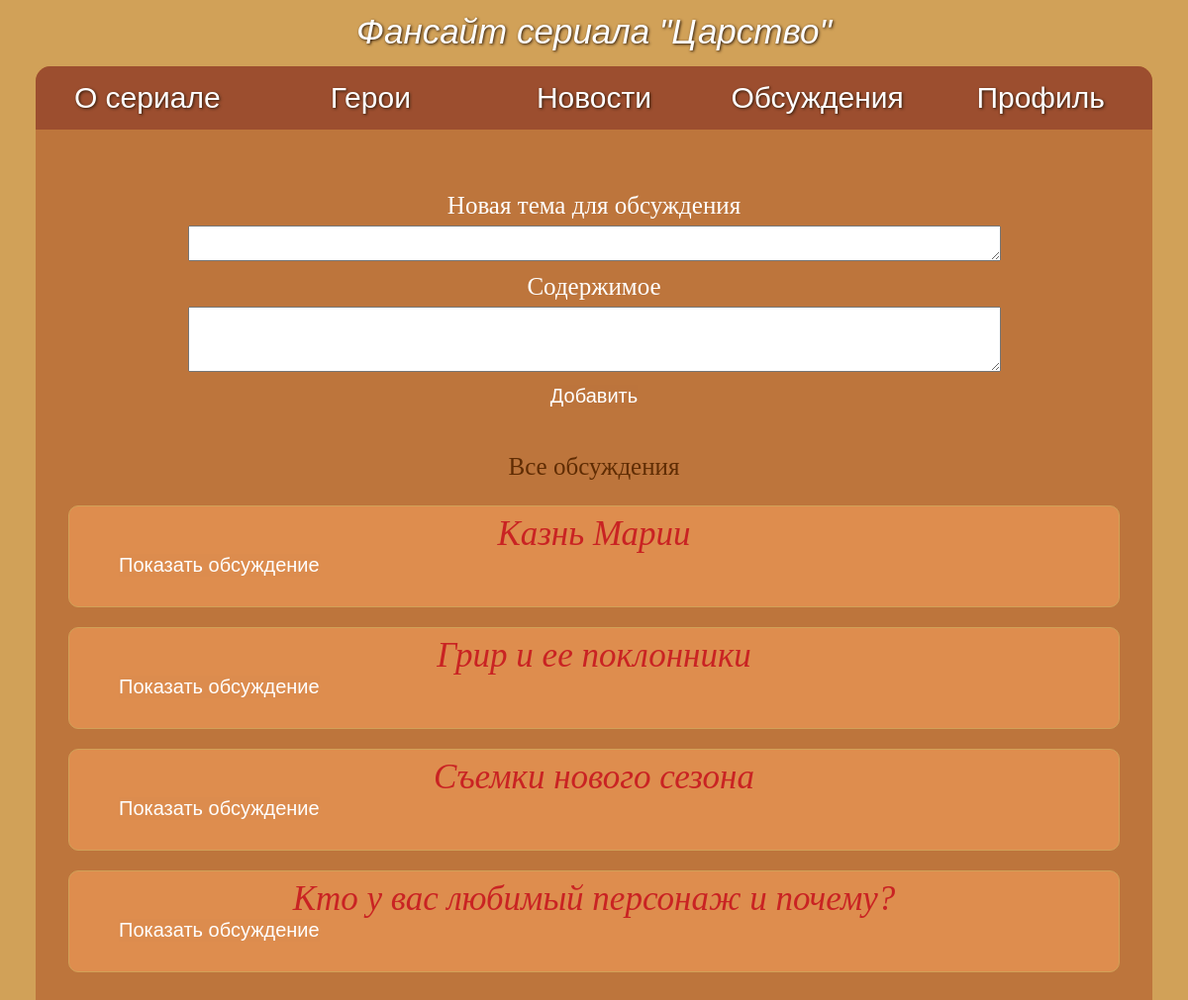
The page /discuss.php (signed in) on the database its author committed.
### tables this page shows
CREATE TABLE `discussions` (
  `id_dis` int(11) NOT NULL,
  `theme` varchar(100) DEFAULT NULL,
  `text_dis` varchar(500) DEFAULT NULL,
  `username` varchar(50) NOT NULL
);

### discuss.php (the view, shortened to what this page needs)
<?php
include "auth.php";
?>
<!doctype html>
<html lang="ru">
<head>
    <link rel="stylesheet" href="navigation.css">
    <link rel="stylesheet" href="discuss.css">
</head>
<body>
<p class="name_of_site">Фансайт сериала "Царство"</p>
<div class="main_app">
    <div class="navigation">
        <div class="nav_wrapper">
            <div class="nav"><a href="index.php">О сериале</a></div>
            <div class="nav"><a href="heroes.php">Герои</a></div>
            <div class="nav"><a href="news.php">Новости</a></div>
            <div class="nav"><a href="authorization.php">Обсуждения</a></div>
            <div class="nav"><a href="authorization.php">Профиль</a></div>
        </div>
    </div>
    <div class="add_new_discuss">
        <form method="POST" action="add_discuss.php" class = "add_new_discuss">
            <p class="new_theme">Новая тема для обсуждения</p>
            <textarea class="new_theme" name="theme" rows="2" cols="100" required></textarea>
            <p class="dis_content">Cодержимое</p>
            <textarea class="dis_content" name="content" rows="4" cols="100" required></textarea><br>
            <button class="add_new_theme" type="submit">Добавить</button>
        </form>
    </div>
    <p class="all_dis">Все обсуждения</p>
<?php
    $result_dis = $link->query("SELECT * FROM discussions order by id_dis desc");
    $i = 0;
    while ($row = $result_dis->fetch_assoc()) {
        $theme = $row['theme'];
        echo '<div class="discuss_wrapper">';
        echo '<div class="discuss_name">'.$theme.'</div>';
        echo '<button class="but_dis " onclick="show_discuss('.$i.')">Показать обсуждение</button>';
        echo '</div>';
        $i +=1;
    }
?>
</div>
</body>
</html>

### navigation.css (style rules this page uses)
body { background-color: #d1a158; padding: 0; margin: 0; }
.main_app { background-color: #bd753c; width: 94vw; margin: auto; border-radius: 15px; }
.name_of_site { font-size: 35px; text-align: center; color: white; text-shadow: 1px 1px 3px #2c190a; font-family: Cambria, sans-serif; font-style: italic; margin: 12px; }
a { text-decoration: none; color: white; }
.nav_wrapper { display: flex; justify-content: space-around; align-items: center; flex-wrap: wrap; width: 94vw; height:fit-content; background-color: #9c4e2f; font-family: Cambria, sans-serif; font-size: 30px; text-shadow: 1px 1px 3px #2c190a; text-align: center; margin: auto; margin-top: 15px; border-top-left-radius: 15px; border-top-right-radius: 15px; }
.nav { text-align: center; color: white; padding: 0.5em 0; width: 200px; }

### discuss.css (style rules this page uses)
.discuss_wrapper { width: 80vw; margin: auto; margin-top: 20px; margin-bottom: 20px; text-align: left; color: white; padding: 8px 50px 30px 50px; border: 1px solid #d1a158; border-radius: 10px; background-color: #de8d4e; }
.discuss_name { font-size: 35px; font-style: oblique; color: rgb(201, 35, 35); text-align: center; }
button { border: none; background-color: #dc8c4e; color: white; padding: 0; font-size: 20px; }
.add_new_discuss { text-align: center; font-size: 25px; padding-top: 30px; padding-bottom: 10px; color: white; width: 900px; margin: auto; }
.add_new_theme { background-color: #bc743c; }
.new_theme, .dis_content { margin: 3px; }
.all_dis { color: rgb(95, 44, 3); text-align: center; font-size: 25px; }
.main_app { padding-bottom: 50px; margin-bottom: 30px; }

### rows shown on the page
discussions: theme "Казнь Марии"
discussions: theme "Грир и ее поклонники"
discussions: theme "Съемки нового сезона"
discussions: theme "Кто у вас любимый персонаж и почему?"
